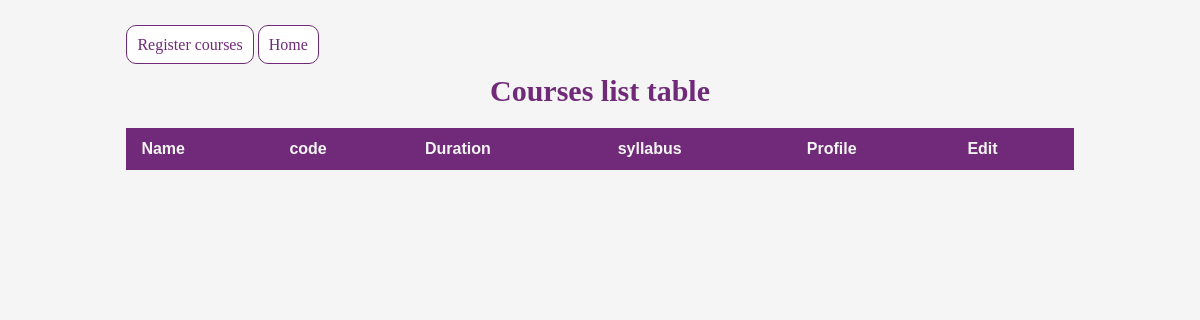
The page /courses/list/ on the database as committed earlier.
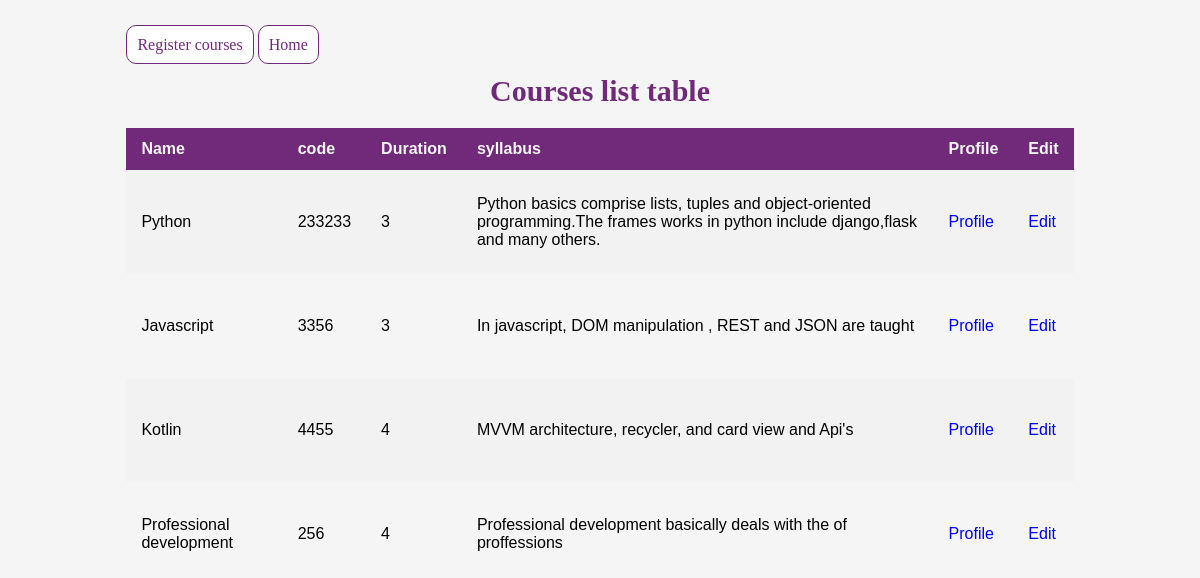
The same page on the database as committed later.
### courses/models.py (models this page shows)
class Courses(models.Model):
    name=models.CharField(max_length=25,null=True)
    course_trainer=models.CharField(max_length=20,null=True)
    code=models.CharField(max_length=10,null=True)
    duration=models.PositiveSmallIntegerField(null=True)
    syllabus=models.TextField(null=True)

### courses/views.py (the view)
# urls.py: path("list/",courses_list,name="courses_list"),
def courses_list(request):
    course=Courses.objects.all()
    return render(request,"courses_list.html",{"course":course})

### courses/templates/courses_list.html (shortened to what this page needs)
<!DOCTYPE html>
<html lang="en">
<head>
</head>
<body>
    <div id="clerfix" >
        <a class="btn info" id="button2" href="{% url 'register_courses' %}">Register courses</a>
        <a class="btn info" id="button" href="{% url 'home_view' %}">Home</a>
    </div>
    <h1>Courses list table</h1>
    <table id="trainers">
        <tr>
            <th>Name</th>
            <th>code</th>
            <th>Duration</th>
            <th>syllabus</th>
            <th>Profile</th>
            <th>Edit</th>
        </tr>
        {% for courses in course %}
    <tr>
        <td>{{courses.name }}</td>
        <td>{{courses.code }}</td>
        <td>{{ courses.duration }}</td>
        <td>{{ courses.syllabus}}</td>
        <td><a href="{% url 'courses_profile' id=courses.id %}">Profile</a></td>
        <td><a href="{% url 'edit_courses' id=courses.id %}">Edit</a></td>
    </tr>
    {% endfor %}
    </table>
</body>
</html>

### courses/templates/courses_list.html (style rules this page uses)
body { background-color: whitesmoke; }
#trainers { font-family: Arial, Helvetica, sans-serif; border-collapse: collapse; width: 80%; margin-left: 10%; }
#trainers td, #trainers th { border: 1px solid rgb(15, 15, 15); padding: 8px; }
#trainers tr:nth-child(even) { background-color: #f2f2f2be; }
#trainers th { padding-top: 12px; padding-bottom: 12px; text-align: left; background-color: #702A79; color:whitesmoke; }
h1 { font-size: 30px; text-align: center; color: #702A79; }
td { padding: 12px 15px; height: 80px; }
th { padding: 12px 15px; }
.info { border-color: #702A79; color:#702A79; }
.btn { background-color:#ffffff; color:#702A79; border-radius: 10px; padding: 10px; width: 300px; border: 1px solid #702A79; margin-bottom: -10%; }
#clerfix { margin-top: 3%; }
a { text-decoration: none; }
#button2 { margin-left: 10%; }

Rows that differ between the two databases and show on the page:
added Courses: name "Python", code "233233", duration "3", syllabus "Python basics comprise lists, tuples and object-oriented programming.The frames works in python include django,flask and many others."
added Courses: name "Javascript", code "3356", duration "3", syllabus "In javascript, DOM manipulation , REST and JSON are taught"
added Courses: name "Kotlin", code "4455", duration "4", syllabus "MVVM architecture, recycler, and card view and Api's"
added Courses: name "Professional development", code "256", duration "4", syllabus "Professional development basically deals with the of proffessions"
